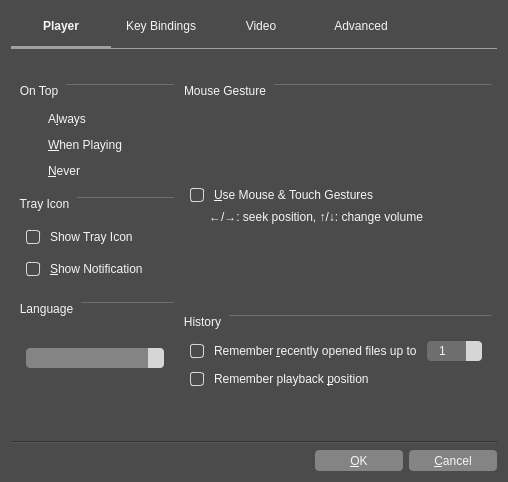
<?xml version="1.0" encoding="UTF-8"?>
<ui version="4.0">
 <class>PreferencesDialog</class>
 <widget class="QDialog" name="PreferencesDialog">
  <property name="geometry">
   <rect>
    <x>0</x>
    <y>0</y>
    <width>508</width>
    <height>482</height>
   </rect>
  </property>
  <property name="windowTitle">
   <string>Preferences</string>
  </property>
  <property name="styleSheet">
   <string notr="true">QWidget {
	font: 12px &quot;Noto Sans&quot;, &quot;FreeSans&quot;;
	background: #4B4B4B;
	color: whitesmoke;
}

/* QHeaderView for QTableWidget has to be set here */

QTableWidget QHeaderView::section {
	padding: 4px 2px;
	background: #6E6E6E;
	border: none;
}

/* QRadioButton */

QRadioButton::indicator {
	width: 8px;
	height: 8px;
	border-radius: 7px;
	padding: 2px;
  margin: 4px 4px 4px 0;
}
QRadioButton::indicator:unchecked {
	border: 1px solid #D6D6D6;
	image: none;
}
QRadioButton::indicator:checked {
	border: 1px solid #D6D6D6;
  background: #D6D6D6;
	image: url(:/img/selected.svg);
}
QRadioButton::indicator:pressed {
  border: 1px solid #F1F1F1;
  background: #F1F1F1;
  image: url(:/img/selected.svg);
}

/* QCheckBox */

QCheckBox::indicator,
QGroupBox::indicator {
	width: 12px;
	height: 12px;
	border: 1px solid #D6D6D6;
	border-radius: 3px;
  margin: 4px 4px 4px 0;
}
QCheckBox::indicator:unchecked,
QGroupBox::indicator:unchecked {
	border: 1px solid #D6D6D6;
	background: #4B4B4B;
	image: none;
}
QCheckBox::indicator:checked,
QGroupBox::indicator:checked {
	border: 1px solid #D6D6D6;
	background: #D6D6D6;
	image: url(:/img/checked.svg);
}
QCheckBox::indicator:pressed,
QGroupBox::indicator:pressed {
  border: 1px solid #F1F1F1;
  background: #F1F1F1;
  image: url(:/img/checked.svg);
}

/* QComboBox */

QComboBox {
	background: #848484;
	border: none;
	border-radius: 4px;
	padding: 2px 10px;
}
QComboBox::item {
  color: #000000;
  background: #F0F0F0;
}
QComboBox::item::selected {
  color: #FFFFFF;
  background: #3F9BFA;
}
QComboBox::drop-down {
  width: 16px;
	background: #D6D6D6;
	border-top-right-radius: 4px;
	border-bottom-right-radius: 4px;
}
QComboBox::drop-down::pressed {
  background: #F1F1F1;
}
QComboBox::down-arrow {
	image: url(:/img/down_arrow.svg);
}

/* QLineEdit */

QLineEdit {
	background: #4B4B4B;
	border: 1px solid #CACACA;
	padding: 2px;
}
QLineEdit:focus {
	border: 1px solid #FFFFFF;
}

/* QPushButton */

QPushButton {
	background: #848484;
	border: none;
	border-radius: 4px;
	color: whitesmoke;
	min-width: 76px;
	min-height: 15px;
	padding: 3px 6px;
}
QPushButton:focus {
	border: 1px solid #D6D6D6;
	outline: none;
}
QPushButton:pressed {
	background: #676767;
}
QPushButton:disabled {
	background: transparent;
	border: 1px solid #6E6E6E;
	color: #6F6F6F;
}

/* QSpinBox */

QSpinBox {
	background: #6E6E6E;
	border: none;
	border-radius: 4px;
  padding: 2px 10px;
}
QSpinBox::disabled {
	color: #6F6F6F;
}
QSpinBox::up-button {
  background: #D6D6D6;
  border: none;
  border-top-right-radius: 4px;
  width: 16px;
}
QSpinBox::down-button {
	background: #D6D6D6;
	border: none;
	border-bottom-right-radius: 4px;
	width: 16px;
}
QSpinBox::up-button::pressed,
QSpinBox::down-button::pressed {
  background: #F1F1F1;
}
QSpinBox::up-arrow {
	background: url(:/img/up_arrow.svg);
}
QSpinBox::down-arrow {
	background: url(:/img/down_arrow.svg);
}

/* QGroupBox */

QGroupBox {
	border-top: 1px solid #6E6E6E;
	margin-top: 0.5em;
  padding-top: 15px;
}
QGroupBox::title {
	subcontrol-origin: margin;
	padding: 0 6px 0 2px;
  left: 0px;
}

QFrame[frameShape=&quot;4&quot;] {
  border: none;
  max-height: 1px;
  background: #A0A0A0;
}
QFrame[frameShape=&quot;5&quot;] {
  border: none;
  max-width: 1px;
  background: #A0A0A0;
}

/* QScrollBar */

QScrollBar:vertical {
	padding-left: 1px;
	width: 6px;
}
QScrollBar::handle:vertical {
	background: #A0A0A0;
	border-radius: 2px;
	min-height: 10px;
}
QScrollBar::add-line:vertical,
QScrollBar::sub-line:vertical {
	border: none;
}
QScrollBar::add-page:vertical,
QScrollBar::sub-page:vertical  {
	background: #4B4B4B;
	margin: 0 2px;
}
QScrollBar::up-arrow:vertical,
QScrollBar::down-arrow:vertical {
	background: transparent;
}

QScrollBar:horizontal {
	height: 6px;
	padding-top: 1px;
}
QScrollBar::handle:horizontal {
	background: #A0A0A0;
	border-radius: 2px;
	min-width: 10px;
}
QScrollBar::add-line:horizontal,
QScrollBar::sub-line:horizontal {
	border: none;
}
QScrollBar::add-page:horizontal,
QScrollBar::sub-page:horizontal {
	background: #4B4B4B;
	margin: 2px 0;
}
QScrollBar::left-arrow:horizontal,
QScrollBar::right-arrow:horizontal {
	background: transparent;
}</string>
  </property>
  <layout class="QVBoxLayout" name="verticalLayout_12">
   <item>
    <widget class="QTabWidget" name="tabWidget">
     <property name="styleSheet">
      <string notr="true">QTabWidget::pane { /* The tab widget frame */
	border-top: 1px solid #A0A0A0;
	padding: 30px 0px;
}

QTabWidget::tab-bar { alignment: center; }

/* Style the tab using the tab sub-control. Note that
    it reads QTabBar _not_ QTabWidget */
QTabBar::tab {
  height: 30px;
	border-style: none;
	padding-bottom: 5px;
	min-width: 100px;
}
QTabBar::tab:selected {
	border-bottom: 2px solid #A0A0A0;
	font-weight: bold;
}
QTabBar::tab:!selected {
	font-weight: normal;
	margin-bottom: 1px;
}</string>
     </property>
     <property name="currentIndex">
      <number>0</number>
     </property>
     <widget class="QWidget" name="tab">
      <attribute name="title">
       <string>Player</string>
      </attribute>
      <layout class="QHBoxLayout" name="horizontalLayout_5">
       <property name="leftMargin">
        <number>5</number>
       </property>
       <property name="topMargin">
        <number>5</number>
       </property>
       <property name="rightMargin">
        <number>5</number>
       </property>
       <property name="bottomMargin">
        <number>5</number>
       </property>
       <item>
        <layout class="QVBoxLayout" name="verticalLayout">
         <item>
          <widget class="QGroupBox" name="groupBox">
           <property name="title">
            <string>On Top</string>
           </property>
           <layout class="QVBoxLayout" name="verticalLayout_2">
            <item>
             <widget class="QRadioButton" name="alwaysRadioButton">
              <property name="text">
               <string>A&amp;lways</string>
              </property>
             </widget>
            </item>
            <item>
             <widget class="QRadioButton" name="playingRadioButton">
              <property name="text">
               <string>&amp;When Playing</string>
              </property>
             </widget>
            </item>
            <item>
             <widget class="QRadioButton" name="neverRadioButton">
              <property name="text">
               <string>&amp;Never</string>
              </property>
             </widget>
            </item>
           </layout>
          </widget>
         </item>
         <item>
          <widget class="QGroupBox" name="groupBox_2">
           <property name="title">
            <string>Tray Icon</string>
           </property>
           <layout class="QVBoxLayout" name="verticalLayout_3">
            <item>
             <widget class="QCheckBox" name="showTrayIconCheckBox">
              <property name="text">
               <string>Show Tray Icon</string>
              </property>
             </widget>
            </item>
            <item>
             <widget class="QCheckBox" name="showNotificationCheckBox">
              <property name="text">
               <string>&amp;Show Notification</string>
              </property>
             </widget>
            </item>
           </layout>
          </widget>
         </item>
         <item>
          <widget class="QGroupBox" name="groupBox_6">
           <property name="title">
            <string>Language</string>
           </property>
           <layout class="QHBoxLayout" name="horizontalLayout_3">
            <item>
             <widget class="QComboBox" name="langComboBox">
              <property name="sizePolicy">
               <sizepolicy hsizetype="Expanding" vsizetype="Fixed">
                <horstretch>0</horstretch>
                <verstretch>0</verstretch>
               </sizepolicy>
              </property>
             </widget>
            </item>
           </layout>
          </widget>
         </item>
        </layout>
       </item>
       <item>
        <layout class="QVBoxLayout" name="verticalLayout_9">
         <item>
          <widget class="QGroupBox" name="groupBox_4">
           <property name="title">
            <string>Mouse Gesture</string>
           </property>
           <layout class="QVBoxLayout" name="verticalLayout_7">
            <property name="spacing">
             <number>4</number>
            </property>
            <item>
             <spacer name="verticalSpacer_2">
              <property name="orientation">
               <enum>Qt::Vertical</enum>
              </property>
              <property name="sizeHint" stdset="0">
               <size>
                <width>20</width>
                <height>40</height>
               </size>
              </property>
             </spacer>
            </item>
            <item>
             <widget class="QCheckBox" name="gestureCheckBox">
              <property name="text">
               <string>&amp;Use Mouse &amp;&amp; Touch Gestures</string>
              </property>
             </widget>
            </item>
            <item>
             <widget class="QLabel" name="gestureDescription">
              <property name="styleSheet">
               <string notr="true">margin-left: 16px;</string>
              </property>
              <property name="text">
               <string>←/→: seek position, ↑/↓: change volume</string>
              </property>
             </widget>
            </item>
            <item>
             <spacer name="verticalSpacer_3">
              <property name="orientation">
               <enum>Qt::Vertical</enum>
              </property>
              <property name="sizeHint" stdset="0">
               <size>
                <width>20</width>
                <height>40</height>
               </size>
              </property>
             </spacer>
            </item>
           </layout>
          </widget>
         </item>
         <item>
          <widget class="QGroupBox" name="groupBox_5">
           <property name="title">
            <string>History</string>
           </property>
           <layout class="QVBoxLayout" name="verticalLayout_6">
            <item>
             <layout class="QHBoxLayout" name="horizontalLayout_6">
              <item>
               <widget class="QCheckBox" name="recentCheckBox">
                <property name="text">
                 <string>Remember &amp;recently opened files up to </string>
                </property>
               </widget>
              </item>
              <item>
               <widget class="QSpinBox" name="recentSpinBox">
                <property name="minimum">
                 <number>1</number>
                </property>
                <property name="maximum">
                 <number>20</number>
                </property>
               </widget>
              </item>
             </layout>
            </item>
            <item>
             <widget class="QCheckBox" name="resumeCheckBox">
              <property name="text">
               <string>Remember playback &amp;position</string>
              </property>
             </widget>
            </item>
           </layout>
          </widget>
         </item>
        </layout>
       </item>
      </layout>
     </widget>
     <widget class="QWidget" name="tab_3">
      <attribute name="title">
       <string>Key Bindings</string>
      </attribute>
      <layout class="QVBoxLayout" name="verticalLayout_5">
       <property name="leftMargin">
        <number>0</number>
       </property>
       <property name="topMargin">
        <number>0</number>
       </property>
       <property name="rightMargin">
        <number>0</number>
       </property>
       <property name="bottomMargin">
        <number>0</number>
       </property>
       <item>
        <widget class="QLabel" name="label_6">
         <property name="styleSheet">
          <string notr="true">QLabel {
	color: #6F6F6F;
}</string>
         </property>
         <property name="text">
          <string>Prefix a command with 'mpv' to make it run as an input command.</string>
         </property>
         <property name="wordWrap">
          <bool>true</bool>
         </property>
        </widget>
       </item>
       <item>
        <widget class="QTableWidget" name="infoWidget">
         <property name="styleSheet">
          <string notr="true">/* QHeaderView set under main stylesheet (QDialog) */

QTableWidget {
	border: 1px solid #6E6E6E;
	background: #4B4B4B;
  gridline-color: #6E6E6E;
}
QTableWidget::item {
	alternate-background-color: #4B4B4B;
}
QTableWidget::item:alternate {
  background: #4B4B4B;
}
QTableWidget::item:selected {
	background: #565656;
}</string>
         </property>
         <property name="editTriggers">
          <set>QAbstractItemView::NoEditTriggers</set>
         </property>
         <property name="tabKeyNavigation">
          <bool>false</bool>
         </property>
         <property name="showDropIndicator" stdset="0">
          <bool>false</bool>
         </property>
         <property name="alternatingRowColors">
          <bool>true</bool>
         </property>
         <property name="selectionMode">
          <enum>QAbstractItemView::SingleSelection</enum>
         </property>
         <property name="selectionBehavior">
          <enum>QAbstractItemView::SelectRows</enum>
         </property>
         <property name="sortingEnabled">
          <bool>true</bool>
         </property>
         <property name="cornerButtonEnabled">
          <bool>false</bool>
         </property>
         <attribute name="horizontalHeaderCascadingSectionResizes">
          <bool>false</bool>
         </attribute>
         <attribute name="horizontalHeaderHighlightSections">
          <bool>false</bool>
         </attribute>
         <attribute name="horizontalHeaderStretchLastSection">
          <bool>true</bool>
         </attribute>
         <attribute name="verticalHeaderVisible">
          <bool>false</bool>
         </attribute>
         <attribute name="verticalHeaderHighlightSections">
          <bool>false</bool>
         </attribute>
         <column>
          <property name="text">
           <string>Key</string>
          </property>
         </column>
         <column>
          <property name="text">
           <string>Command</string>
          </property>
         </column>
         <column>
          <property name="text">
           <string>Label</string>
          </property>
         </column>
        </widget>
       </item>
       <item>
        <layout class="QHBoxLayout" name="horizontalLayout_4">
         <item>
          <widget class="QPushButton" name="addKeyButton">
           <property name="styleSheet">
            <string notr="true">QPushButton {
    min-width: 40px;
}</string>
           </property>
           <property name="icon">
            <iconset resource="../rsclist.qrc">
             <normaloff>:/img/add.svg</normaloff>:/img/add.svg</iconset>
           </property>
          </widget>
         </item>
         <item>
          <widget class="QPushButton" name="removeKeyButton">
           <property name="enabled">
            <bool>false</bool>
           </property>
           <property name="styleSheet">
            <string notr="true">QPushButton {
    min-width: 40px;
}</string>
           </property>
           <property name="icon">
            <iconset resource="../rsclist.qrc">
             <normaloff>:/img/remove.svg</normaloff>:/img/remove.svg</iconset>
           </property>
          </widget>
         </item>
         <item>
          <widget class="QPushButton" name="editKeyButton">
           <property name="enabled">
            <bool>false</bool>
           </property>
           <property name="styleSheet">
            <string notr="true">QPushButton {
    min-width: 40px;
}</string>
           </property>
           <property name="icon">
            <iconset resource="../rsclist.qrc">
             <normaloff>:/img/edit.svg</normaloff>:/img/edit.svg</iconset>
           </property>
          </widget>
         </item>
         <item>
          <spacer name="horizontalSpacer_5">
           <property name="orientation">
            <enum>Qt::Horizontal</enum>
           </property>
           <property name="sizeHint" stdset="0">
            <size>
             <width>40</width>
             <height>20</height>
            </size>
           </property>
          </spacer>
         </item>
         <item>
          <widget class="QPushButton" name="resetKeyButton">
           <property name="styleSheet">
            <string notr="true">/* resetKeyButton */
QPushButton {
	background: #F8286F;
	border: none;
}
QPushButton:pressed {
	background: #E70D72;
}</string>
           </property>
           <property name="text">
            <string>Rese&amp;t All</string>
           </property>
          </widget>
         </item>
        </layout>
       </item>
      </layout>
     </widget>
     <widget class="QWidget" name="tab_2">
      <attribute name="title">
       <string>Video</string>
      </attribute>
      <layout class="QVBoxLayout" name="verticalLayout_4">
       <property name="leftMargin">
        <number>5</number>
       </property>
       <property name="topMargin">
        <number>5</number>
       </property>
       <property name="rightMargin">
        <number>5</number>
       </property>
       <property name="bottomMargin">
        <number>5</number>
       </property>
       <item>
        <widget class="QGroupBox" name="groupBox_3">
         <property name="title">
          <string>Screenshot</string>
         </property>
         <layout class="QGridLayout" name="gridLayout">
          <item row="3" column="0">
           <widget class="QLabel" name="label_2">
            <property name="text">
             <string>File Name Template:</string>
            </property>
            <property name="alignment">
             <set>Qt::AlignRight|Qt::AlignTrailing|Qt::AlignVCenter</set>
            </property>
           </widget>
          </item>
          <item row="2" column="1">
           <widget class="QComboBox" name="formatComboBox">
            <item>
             <property name="text">
              <string>jpg</string>
             </property>
            </item>
            <item>
             <property name="text">
              <string>png</string>
             </property>
            </item>
            <item>
             <property name="text">
              <string>tga</string>
             </property>
            </item>
           </widget>
          </item>
          <item row="4" column="1">
           <widget class="QPushButton" name="changeButton">
            <property name="text">
             <string>Chang&amp;e...</string>
            </property>
           </widget>
          </item>
          <item row="2" column="0">
           <widget class="QLabel" name="label">
            <property name="text">
             <string>File Format:</string>
            </property>
            <property name="alignment">
             <set>Qt::AlignRight|Qt::AlignTrailing|Qt::AlignVCenter</set>
            </property>
           </widget>
          </item>
          <item row="3" column="1">
           <widget class="QLineEdit" name="templateLineEdit">
            <property name="text">
             <string>screenshot%#04n</string>
            </property>
           </widget>
          </item>
          <item row="4" column="0">
           <widget class="QLabel" name="label_3">
            <property name="text">
             <string>Default Save Location:</string>
            </property>
            <property name="alignment">
             <set>Qt::AlignRight|Qt::AlignTrailing|Qt::AlignVCenter</set>
            </property>
           </widget>
          </item>
          <item row="2" column="2">
           <spacer name="horizontalSpacer">
            <property name="orientation">
             <enum>Qt::Horizontal</enum>
            </property>
            <property name="sizeHint" stdset="0">
             <size>
              <width>40</width>
              <height>20</height>
             </size>
            </property>
           </spacer>
          </item>
          <item row="3" column="2">
           <spacer name="horizontalSpacer_2">
            <property name="orientation">
             <enum>Qt::Horizontal</enum>
            </property>
            <property name="sizeHint" stdset="0">
             <size>
              <width>40</width>
              <height>20</height>
             </size>
            </property>
           </spacer>
          </item>
          <item row="4" column="2">
           <spacer name="horizontalSpacer_3">
            <property name="orientation">
             <enum>Qt::Horizontal</enum>
            </property>
            <property name="sizeHint" stdset="0">
             <size>
              <width>40</width>
              <height>20</height>
             </size>
            </property>
           </spacer>
          </item>
          <item row="0" column="0">
           <widget class="QCheckBox" name="checkBox">
            <property name="text">
             <string>Always show the &amp;save window</string>
            </property>
           </widget>
          </item>
         </layout>
        </widget>
       </item>
       <item>
        <spacer name="verticalSpacer">
         <property name="orientation">
          <enum>Qt::Vertical</enum>
         </property>
         <property name="sizeHint" stdset="0">
          <size>
           <width>20</width>
           <height>40</height>
          </size>
         </property>
        </spacer>
       </item>
      </layout>
     </widget>
     <widget class="QWidget" name="tab_4">
      <attribute name="title">
       <string>Advanced</string>
      </attribute>
      <layout class="QVBoxLayout" name="verticalLayout_8">
       <item>
        <widget class="QGroupBox" name="groupBox_7">
         <property name="title">
          <string>Command Line</string>
         </property>
         <layout class="QGridLayout" name="gridLayout_2">
          <item row="0" column="0">
           <widget class="QLabel" name="label_5">
            <property name="text">
             <string>mpv msg-level:</string>
            </property>
           </widget>
          </item>
          <item row="0" column="1">
           <widget class="QComboBox" name="msgLvlComboBox">
            <property name="minimumSize">
             <size>
              <width>100</width>
              <height>0</height>
             </size>
            </property>
            <property name="currentIndex">
             <number>5</number>
            </property>
            <item>
             <property name="text">
              <string>no</string>
             </property>
            </item>
            <item>
             <property name="text">
              <string>fatal</string>
             </property>
            </item>
            <item>
             <property name="text">
              <string>error</string>
             </property>
            </item>
            <item>
             <property name="text">
              <string>warn</string>
             </property>
            </item>
            <item>
             <property name="text">
              <string>info</string>
             </property>
            </item>
            <item>
             <property name="text">
              <string>status</string>
             </property>
            </item>
            <item>
             <property name="text">
              <string>v</string>
             </property>
            </item>
            <item>
             <property name="text">
              <string>debug</string>
             </property>
            </item>
            <item>
             <property name="text">
              <string>trace</string>
             </property>
            </item>
           </widget>
          </item>
          <item row="0" column="2">
           <spacer name="horizontalSpacer_4">
            <property name="orientation">
             <enum>Qt::Horizontal</enum>
            </property>
            <property name="sizeHint" stdset="0">
             <size>
              <width>40</width>
              <height>20</height>
             </size>
            </property>
           </spacer>
          </item>
         </layout>
        </widget>
       </item>
       <item>
        <spacer name="verticalSpacer_4">
         <property name="orientation">
          <enum>Qt::Vertical</enum>
         </property>
         <property name="sizeHint" stdset="0">
          <size>
           <width>20</width>
           <height>40</height>
          </size>
         </property>
        </spacer>
       </item>
      </layout>
     </widget>
    </widget>
   </item>
   <item>
    <widget class="Line" name="line">
     <property name="orientation">
      <enum>Qt::Horizontal</enum>
     </property>
    </widget>
   </item>
   <item>
    <layout class="QHBoxLayout" name="horizontalLayout_2">
     <item>
      <spacer name="spacer_3">
       <property name="orientation">
        <enum>Qt::Horizontal</enum>
       </property>
       <property name="sizeHint" stdset="0">
        <size>
         <width>40</width>
         <height>20</height>
        </size>
       </property>
      </spacer>
     </item>
     <item>
      <widget class="QPushButton" name="okButton">
       <property name="text">
        <string>&amp;OK</string>
       </property>
      </widget>
     </item>
     <item>
      <widget class="QPushButton" name="cancelButton">
       <property name="text">
        <string>&amp;Cancel</string>
       </property>
       <property name="default">
        <bool>true</bool>
       </property>
      </widget>
     </item>
    </layout>
   </item>
  </layout>
 </widget>
 <tabstops>
  <tabstop>tabWidget</tabstop>
  <tabstop>alwaysRadioButton</tabstop>
  <tabstop>playingRadioButton</tabstop>
  <tabstop>neverRadioButton</tabstop>
  <tabstop>groupBox_2</tabstop>
  <tabstop>showNotificationCheckBox</tabstop>
  <tabstop>langComboBox</tabstop>
  <tabstop>gestureCheckBox</tabstop>
  <tabstop>recentCheckBox</tabstop>
  <tabstop>recentSpinBox</tabstop>
  <tabstop>resumeCheckBox</tabstop>
  <tabstop>infoWidget</tabstop>
  <tabstop>addKeyButton</tabstop>
  <tabstop>removeKeyButton</tabstop>
  <tabstop>editKeyButton</tabstop>
  <tabstop>resetKeyButton</tabstop>
  <tabstop>checkBox</tabstop>
  <tabstop>formatComboBox</tabstop>
  <tabstop>templateLineEdit</tabstop>
  <tabstop>changeButton</tabstop>
  <tabstop>msgLvlComboBox</tabstop>
  <tabstop>okButton</tabstop>
  <tabstop>cancelButton</tabstop>
 </tabstops>
 <resources>
  <include location="../rsclist.qrc"/>
 </resources>
 <connections/>
</ui>
